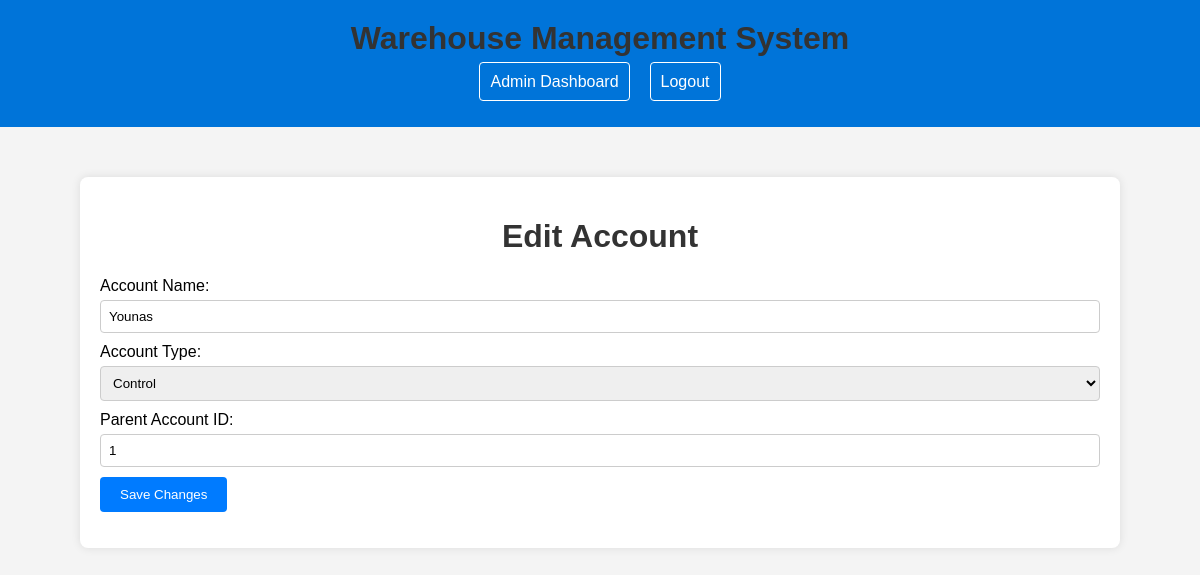
The app's page /edit_account.php?id=2 (signed in) with its own data.
### tables this page shows
CREATE TABLE `chart_of_accounts` (
  `account_id` int(11) NOT NULL,
  `account_name` varchar(100) NOT NULL,
  `account_type` enum('parent','control','ledger') NOT NULL,
  `parent_account_id` int(11) DEFAULT NULL
);

### edit_account.php (the view, shortened to what this page needs)
<?php
require_once 'db_config.php';
if(isset($_GET['id'])) {
    $account_id = $_GET['id'];
    $sql = "SELECT * FROM chart_of_accounts WHERE account_id = $account_id";
    $result = mysqli_query($conn, $sql);
    $account = mysqli_fetch_assoc($result);
}
?>
<!DOCTYPE html>
<html>
<head>
</head>
<body>
    <?php include 'header.php'; ?>
    <div class="edit-account-container">
        <h1>Edit Account</h1>
        <form method="post" action="<?php echo htmlspecialchars($_SERVER["PHP_SELF"]); ?>">
            <label for="account_name">Account Name:</label>
            <input type="text" id="account_name" name="account_name" value="<?php echo $account['account_name']; ?>" required><br>
            <label for="account_type">Account Type:</label>
            <select id="account_type" name="account_type" required>
                <option value="control" <?php if($account['account_type'] == 'control') echo 'selected'; ?>>Control</option>
            </select><br>
            <label for="parent_account_id">Parent Account ID:</label>
            <input type="number" id="parent_account_id" name="parent_account_id" value="<?php echo $account['parent_account_id']; ?>"><br>
            <input type="submit" value="Save Changes">
        </form>
    </div>
</body>
</html>

### edit_account.php (style rules this page uses)
body { font-family: Arial, sans-serif; background-color: #f4f4f4; margin: 0; padding: 0; }
.edit-account-container { background-color: #fff; padding: 20px; border-radius: 8px; box-shadow: 0 0 10px rgba(0, 0, 0, 0.1); max-width: 1000px; margin: 50px auto; }
h1 { text-align: center; color: #333; }
form { margin-top: 20px; }
label { display: block; margin-bottom: 5px; }
input[type="text"], input[type="number"], select { width: 100%; padding: 8px; margin-bottom: 10px; border: 1px solid #ccc; border-radius: 4px; box-sizing: border-box; }
input[type="submit"] { background-color: #007bff; color: #fff; border: none; padding: 10px 20px; border-radius: 4px; cursor: pointer; transition: background-color 0.3s; }

### records on screen
chart_of_accounts: account_name "Younas", account_type "Control", parent_account_id "1"
